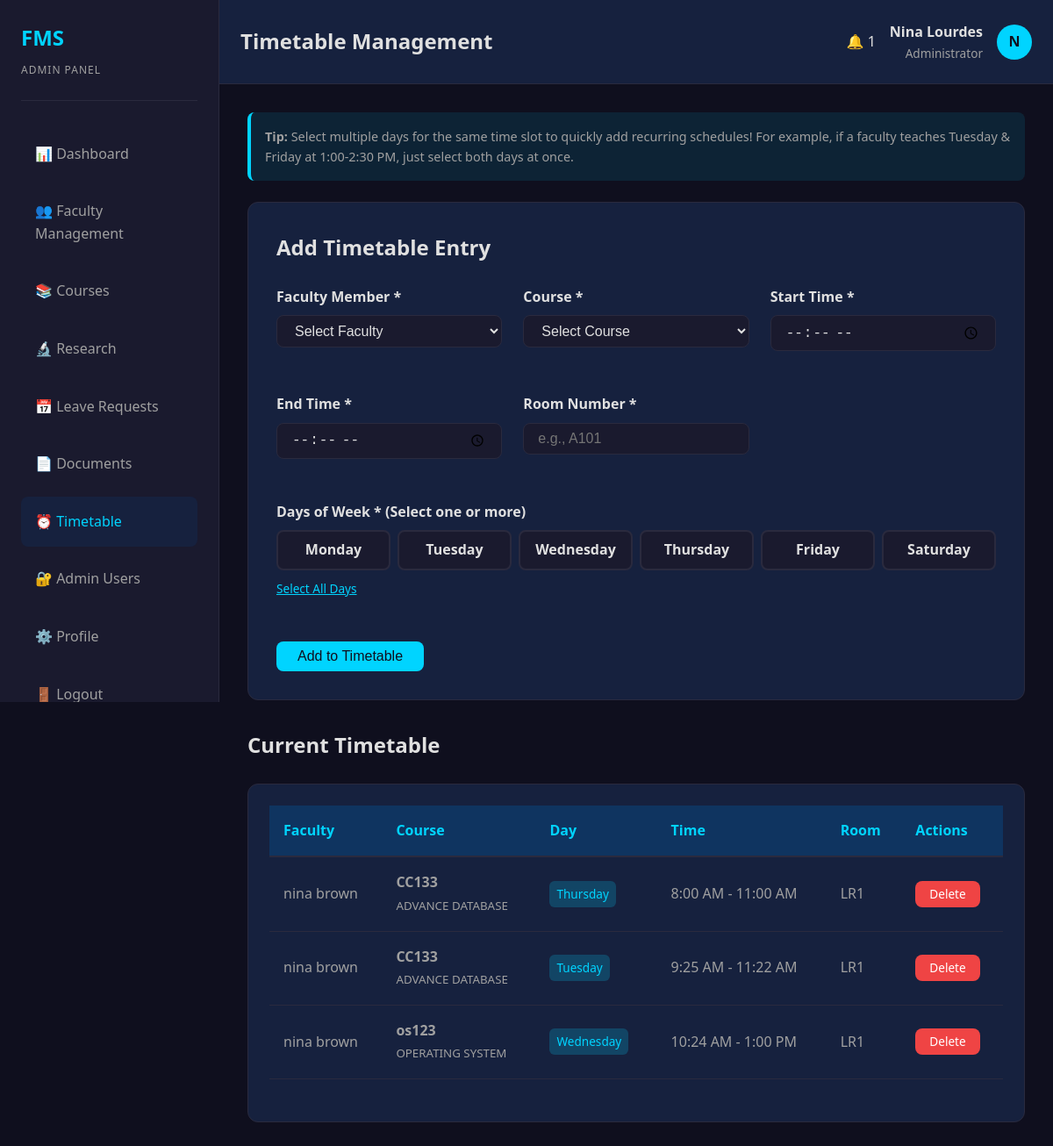
The app's page /faculty_css/admin/timetable-management.php (signed in) with its own data.
### tables this page shows
CREATE TABLE `timetables` (
  `timetable_id` int(11) NOT NULL,
  `faculty_id` int(11) NOT NULL,
  `course_id` int(11) NOT NULL,
  `day_of_week` varchar(20) DEFAULT NULL,
  `start_time` time DEFAULT NULL,
  `end_time` time DEFAULT NULL,
  `room_number` varchar(50) DEFAULT NULL,
  `created_by` int(11) DEFAULT NULL,
  `created_at` timestamp NULL DEFAULT current_timestamp(),
  `updated_at` timestamp NULL DEFAULT current_timestamp() ON UPDATE current_timestamp()
);

CREATE TABLE `faculty` (
  `faculty_id` int(11) NOT NULL,
  `name` varchar(100) NOT NULL,
  `email` varchar(100) NOT NULL,
  `password` varchar(255) NOT NULL,
  `position` varchar(100) DEFAULT NULL,
  `department` varchar(100) DEFAULT NULL,
  `education` varchar(255) DEFAULT NULL,
  `contact` varchar(20) DEFAULT NULL,
  `profile_photo` varchar(255) DEFAULT NULL,
  `created_at` timestamp NULL DEFAULT current_timestamp(),
  `updated_at` timestamp NULL DEFAULT current_timestamp() ON UPDATE current_timestamp()
);

CREATE TABLE `courses` (
  `course_id` int(11) NOT NULL,
  `course_code` varchar(50) NOT NULL,
  `course_name` varchar(150) NOT NULL,
  `description` text DEFAULT NULL,
  `units` int(11) DEFAULT NULL,
  `semester` int(11) DEFAULT NULL,
  `year_level` int(11) DEFAULT NULL,
  `created_by` int(11) DEFAULT NULL,
  `created_at` timestamp NULL DEFAULT current_timestamp(),
  `updated_at` timestamp NULL DEFAULT current_timestamp() ON UPDATE current_timestamp()
);

### faculty_css/config/session.php (called while the page is built, shortened)
<?php
function isLoggedIn() {
    return isset($_SESSION['user_id']) && isset($_SESSION['user_type']);
}
function getCurrentUser($conn) {
    $user_id = $_SESSION['user_id'];
    $user_type = $_SESSION['user_type'];
    $query = $user_type === 'admin'
        ? "SELECT * FROM admins WHERE admin_id = ?"
        : "SELECT * FROM faculty WHERE faculty_id = ?";
    $stmt = $conn->prepare($query);
    $stmt->bind_param("i", $user_id);
    $stmt->execute();
    $result = $stmt->get_result();
    return $result->fetch_assoc();
}
?>

### faculty_css/config/notifications.php (called while the page is built, shortened)
<?php
function getUnreadCount($conn, $user_type, $user_id) {
    $stmt = $conn->prepare("SELECT COUNT(*) as count FROM notifications WHERE user_type = ? AND user_id = ? AND is_read = FALSE");
    $stmt->bind_param("si", $user_type, $user_id);
    $stmt->execute();
    $result = $stmt->get_result()->fetch_assoc();
    return $result['count'];
}
?>

### faculty_css/admin/timetable-management.php (the view, shortened to what this page needs)
<?php
$page_title = 'Timetable Management';
require_once 'header.php';
require_once '../config/database.php';
$timetables_list = $conn->query("SELECT t.*, f.name as faculty_name, c.course_code, c.course_name
                                FROM timetables t
                                JOIN faculty f ON t.faculty_id = f.faculty_id
                                JOIN courses c ON t.course_id = c.course_id
                                ORDER BY f.name, t.start_time, t.day_of_week ASC");
?>
<div class="info-box">
    <strong>Tip:</strong> Select multiple days for the same time slot to quickly add recurring schedules!
    For example, if a faculty teaches Tuesday & Friday at 1:00-2:30 PM, just select both days at once.
</div>
<div class="form-container">
    <h3>Add Timetable Entry</h3>
    <form method="POST">
        <div class="form-row">
            <div class="form-group">
                <label for="faculty_id">Faculty Member *</label>
                <select id="faculty_id" name="faculty_id" required>
                    <option value="">Select Faculty</option>
                </select>
            </div>
            <div class="form-group">
                <label for="course_id">Course *</label>
                <select id="course_id" name="course_id" required>
                    <option value="">Select Course</option>
                </select>
            </div>
            <div class="form-group">
                <label for="start_time">Start Time *</label>
                <input type="time" id="start_time" name="start_time" required>
            </div>
            <div class="form-group">
                <label for="end_time">End Time *</label>
                <input type="time" id="end_time" name="end_time" required>
            </div>
            <div class="form-group">
                <label for="room_number">Room Number *</label>
                <input type="text" id="room_number" name="room_number" placeholder="e.g., A101" required>
            </div>
        </div>
        <div class="form-group">
            <label>Days of Week * (Select one or more)</label>
            <div class="days-selector">
                <div>
                    <label for="monday" class="day-label">Monday</label>
                </div>
                <div>
                    <label for="tuesday" class="day-label">Tuesday</label>
                </div>
                <div>
                    <label for="wednesday" class="day-label">Wednesday</label>
                </div>
                <div>
                    <label for="thursday" class="day-label">Thursday</label>
                </div>
                <div>
                    <label for="friday" class="day-label">Friday</label>
                </div>
                <div>
                    <label for="saturday" class="day-label">Saturday</label>
                </div>
            </div>
            <span class="select-all-days" onclick="toggleAllDays()">Select All Days</span>
        </div>
        <button type="submit" name="add_timetable" class="btn btn-primary" style="margin-top: var(--spacing-lg);">
            Add to Timetable
        </button>
    </form>
</div>
<h3 style="margin-bottom: var(--spacing-lg);">Current Timetable</h3>
<div class="table-container">
    <table>
        <thead>
            <tr>
                <th>Faculty</th>
                <th>Course</th>
                <th>Day</th>
                <th>Time</th>
                <th>Room</th>
                <th>Actions</th>
            </tr>
        </thead>
        <tbody>
            <?php
            if ($timetables_list && $timetables_list->num_rows > 0):
                while ($timetable = $timetables_list->fetch_assoc()):
            ?>
            <tr>
                <td><?php echo htmlspecialchars($timetable['faculty_name']); ?></td>
                <td>
                    <strong><?php echo htmlspecialchars($timetable['course_code']); ?></strong><br>
                    <small style="color: var(--text-secondary);"><?php echo htmlspecialchars($timetable['course_name']); ?></small>
                </td>
                <td>
                    <span class="day-badge"><?php echo htmlspecialchars($timetable['day_of_week']); ?></span>
                </td>
                <td>
                    <?php
                    echo date('g:i A', strtotime($timetable['start_time']));
                    echo ' - ';
                    echo date('g:i A', strtotime($timetable['end_time']));
                    ?>
                </td>
                <td><?php echo htmlspecialchars($timetable['room_number']); ?></td>
                <td>
                    <div class="action-buttons">
                        <a href="?delete=<?php echo $timetable['timetable_id']; ?>"
                           class="btn btn-danger btn-sm"
                           onclick="return confirm('Are you sure you want to delete this timetable entry?');">
                           Delete
                        </a>
                    </div>
                </td>
            </tr>
            <?php
                endwhile;
            endif; ?>
        </tbody>
    </table>
</div>
<?php require_once 'footer.php'; ?>

### faculty_css/admin/header.php (shortened to what this page needs)
<?php
require_once '../config/database.php';
require_once '../config/session.php';
require_once '../config/notifications.php';
$user_type = 'admin';
$current_user = getCurrentUser(conn: $conn);
$user_id = $current_user['admin_id'];
$unread_count = getUnreadCount($conn, $user_type, $user_id);
?>
<!DOCTYPE html>
<html lang="en">
<head>
    <link rel="stylesheet" href="../assets/css/style.css">
</head>
<body>
    <div class="admin-layout">
        <aside class="sidebar">
            <div class="sidebar-header">
                <div class="sidebar-logo">FMS</div>
                <div class="sidebar-subtitle">Admin Panel</div>
            </div>
            <ul class="sidebar-menu">
                <li><a href="dashboard.php" class="<?php echo basename($_SERVER['PHP_SELF']) === 'dashboard.php' ? 'active' : ''; ?>">📊 Dashboard</a></li>
                <li><a href="faculty-management.php" class="<?php echo basename($_SERVER['PHP_SELF']) === 'faculty-management.php' ? 'active' : ''; ?>">👥 Faculty Management</a></li>
                <li><a href="course-management.php" class="<?php echo basename($_SERVER['PHP_SELF']) === 'course-management.php' ? 'active' : ''; ?>">📚 Courses</a></li>
                <li><a href="research-management.php" class="<?php echo basename($_SERVER['PHP_SELF']) === 'research-management.php' ? 'active' : ''; ?>">🔬 Research</a></li>
                <li><a href="leave-management.php" class="<?php echo basename($_SERVER['PHP_SELF']) === 'leave-management.php' ? 'active' : ''; ?>">📅 Leave Requests</a></li>
                <li><a href="documents-management.php" class="<?php echo basename($_SERVER['PHP_SELF']) === 'documents-management.php' ? 'active' : ''; ?>">📄 Documents</a></li>
                <li><a href="timetable-management.php" class="<?php echo basename($_SERVER['PHP_SELF']) === 'timetable-management.php' ? 'active' : ''; ?>">⏰ Timetable</a></li>
                <li><a href="admin-management.php" class="<?php echo basename($_SERVER['PHP_SELF']) === 'admin-management.php' ? 'active' : ''; ?>">🔐 Admin Users</a></li>
                <li><a href="profile.php" class="<?php echo basename($_SERVER['PHP_SELF']) === 'profile.php' ? 'active' : ''; ?>">⚙️ Profile</a></li>
                <li><a href="../logout.php">🚪 Logout</a></li>
            </ul>
        </aside>
        <div class="main-content">
            <div class="topbar">
                <div class="topbar-title"><?php echo isset($page_title) ? $page_title : 'Dashboard'; ?></div>
                <div class="topbar-user">
    <div class="notification-bell" id="notificationBell">
        <span class="bell-icon">🔔</span>
        <?php if ($unread_count > 0): ?>
            <span class="notification-badge"><?php echo $unread_count > 99 ? '99+' : $unread_count; ?></span>
        <?php endif; ?>
    </div>
    <div class="user-info">
        <div class="user-name"><?php echo isset($current_user['name']) ? htmlspecialchars($current_user['name']) : 'Unknown User'; ?></div>
        <div class="user-role">Administrator</div>
    </div>
    <div class="user-avatar"><?php echo isset($current_user['name']) ? strtoupper(substr($current_user['name'], 0, 1)) : '?'; ?></div>
</div>
            </div>
            <div class="content">
</body>
</html>

### faculty_css/admin/footer.php (shortened to what this page needs)
</body>
</html>

### faculty_css/assets/css/style.css (style rules this page uses)
:root { --primary: #1a1a2e; --primary-light: #16213e; --primary-dark: #0f3460; --accent: #00d4ff; --accent-hover: #00b8d4; --accent-light: #00e5ff; --bg-dark: #0f0f1e; --bg-secondary: #1a1a2e; --text-primary: #e0e0e0; --text-secondary: #a0a0a0; --border-color: #2a2a3e; --success: #10b981; --warning: #f59e0b; --danger: #ef4444; --info: #3b82f6; --spacing-xs: 0.25rem; --spacing-sm: 0.5rem; --spacing-md: 1rem; --spacing-lg: 1.5rem; --spacing-xl: 2rem; --spacing-2xl: 3rem; --radius-sm: 0.375rem; --radius-md: 0.5rem; --radius-lg: 0.75rem; --radius-xl: 1rem; --transition: all 0.3s ease; }
* { margin: 0; padding: 0; box-sizing: border-box; }
html, body { font-family: "Segoe UI", Tahoma, Geneva, Verdana, sans-serif; background-color: var(--bg-dark); color: var(--text-primary); line-height: 1.6; }
h1, h2, h3, h4, h5, h6 { font-weight: 600; margin-bottom: var(--spacing-md); color: var(--text-primary); }
h3 { font-size: 1.5rem; }
a { color: var(--accent); text-decoration: none; transition: var(--transition); }
.btn { display: inline-block; padding: var(--spacing-sm) var(--spacing-lg); border: none; border-radius: var(--radius-md); font-size: 1rem; cursor: pointer; transition: var(--transition); font-weight: 500; text-align: center; text-decoration: none; }
.btn-primary { background-color: var(--accent); color: var(--bg-dark); }
.btn-danger { background-color: var(--danger); color: white; }
.btn-sm { padding: var(--spacing-xs) var(--spacing-md); font-size: 0.875rem; }
.form-group { margin-bottom: var(--spacing-lg); }
label { display: block; margin-bottom: var(--spacing-sm); font-weight: 500; color: var(--text-primary); }
input[type="text"], input[type="email"], input[type="password"], input[type="date"], input[type="time"], input[type="number"], select, textarea { width: 100%; padding: var(--spacing-sm) var(--spacing-md); border: 1px solid var(--border-color); border-radius: var(--radius-md); background-color: var(--primary-light); color: var(--text-primary); font-size: 1rem; transition: var(--transition); }
table { width: 100%; border-collapse: collapse; margin-bottom: var(--spacing-lg); }
thead { background-color: var(--primary-dark); }
th { padding: var(--spacing-md); text-align: left; font-weight: 600; color: var(--accent); border-bottom: 2px solid var(--border-color); }
td { padding: var(--spacing-md); border-bottom: 1px solid var(--border-color); }

### faculty_css/admin/header.php (style rules this page uses)
.admin-layout { display: flex; min-height: 100vh; }
.sidebar { width: 250px; background-color: var(--primary); border-right: 1px solid var(--border-color); padding: var(--spacing-lg); position: fixed; height: 100vh; overflow-y: auto; scrollbar-width: none; -ms-overflow-style: none; }
.sidebar-header { margin-bottom: var(--spacing-xl); padding-bottom: var(--spacing-lg); border-bottom: 1px solid var(--border-color); }
.sidebar-logo { font-size: 1.5rem; font-weight: 700; color: var(--accent); margin-bottom: var(--spacing-sm); }
.sidebar-subtitle { font-size: 0.75rem; color: var(--text-secondary); text-transform: uppercase; letter-spacing: 1px; }
.sidebar-menu { list-style: none; }
.sidebar-menu li { margin-bottom: var(--spacing-sm); }
.sidebar-menu a { display: block; padding: var(--spacing-md) var(--spacing-md); color: var(--text-secondary); border-radius: var(--radius-md); transition: var(--transition); text-decoration: none; }
.sidebar-menu a:hover, .sidebar-menu a.active { background-color: var(--primary-light); color: var(--accent); }
.main-content { margin-left: 250px; flex: 1; display: flex; flex-direction: column; }
.topbar { background-color: var(--primary-light); border-bottom: 1px solid var(--border-color); padding: var(--spacing-lg); display: flex; justify-content: space-between; align-items: center; }
.topbar-title { font-size: 1.5rem; font-weight: 600; color: var(--text-primary); }
.topbar-user { display: flex; align-items: center; gap: var(--spacing-md); }
.user-info { text-align: right; }
.user-name { font-weight: 600; color: var(--text-primary); }
.user-role { font-size: 0.85rem; color: var(--text-secondary); }
.user-avatar { width: 40px; height: 40px; border-radius: 50%; background-color: var(--accent); display: flex; align-items: center; justify-content: center; color: var(--bg-dark); font-weight: 700; }
.content { flex: 1; padding: var(--spacing-xl); overflow-y: auto; }

### records on screen
timetables: faculty.name "nina brown", course.course_code "CC133", course.course_name "ADVANCE DATABASE", day_of_week "Thursday", start_time "8:00 AM", end_time "11:00 AM", room_number "LR1"
timetables: faculty.name "nina brown", course.course_code "CC133", course.course_name "ADVANCE DATABASE", day_of_week "Tuesday", start_time "9:25 AM", end_time "11:22 AM", room_number "LR1"
timetables: faculty.name "nina brown", course.course_code "os123", course.course_name "OPERATING SYSTEM", day_of_week "Wednesday", start_time "10:24 AM", end_time "1:00 PM", room_number "LR1"

### other values on screen
$page_title "Timetable Management"
$unread_count "1"
$current_user['name'] "Nina Lourdes"
substr($current_user['name'], 0, 1) "N"
